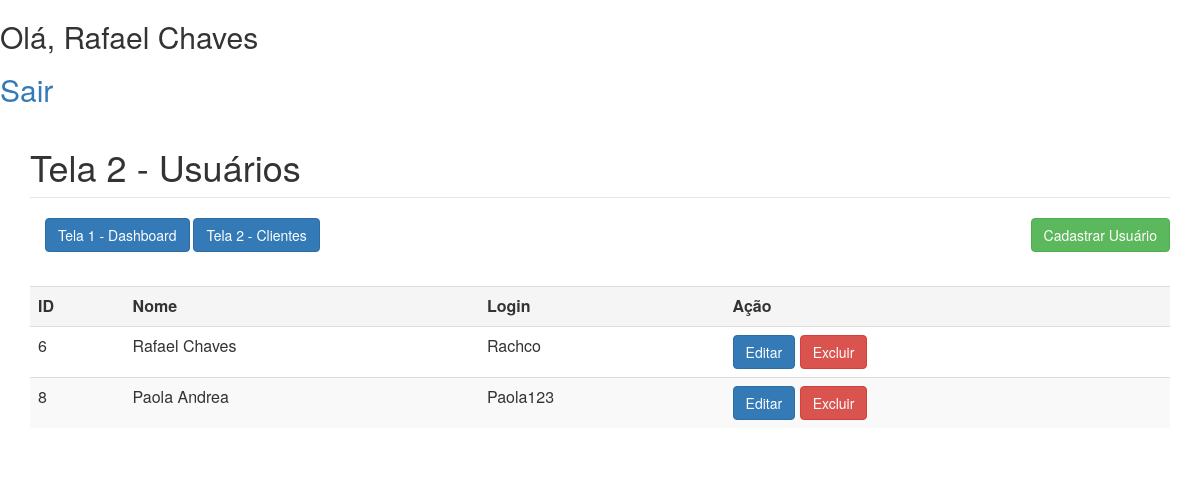
/usuarios.php (signed in), run on the app's committed database.
### tables this page shows
CREATE TABLE `tab_usuario` (
  `id` int(11) NOT NULL,
  `login` varchar(70) NOT NULL,
  `nome` varchar(50) NOT NULL,
  `senha` varchar(70) NOT NULL
);

### usuarios.php (the view, shortened to what this page needs)
<?php
$termo = (isset($_GET['termo'])) ? $_GET['termo'] : '';
if (empty($termo)):
	$conexao = conexao::getInstance();
	$sql = 'SELECT * FROM tab_usuario';
	$stm = $conexao->prepare($sql);
	$stm->execute();
	$tab_usuario = $stm->fetchAll(PDO::FETCH_OBJ);
endif;
?>
<h2>Olá, <?php echo $_SESSION['usuario'];?></h2>
<h2><a href="logout.php">Sair</a></h2>
<!DOCTYPE html>
<html>
<head><meta http-equiv="Content-Type" content="text/html; charset=utf-8">
	<link rel="stylesheet" type="text/css" href="css/bootstrap.min.css">
	<link rel="stylesheet" type="text/css" href="css/custom.css">
</head>
<body>
	<div class='container'>
		<fieldset>
			<legend><h1>Tela 2 - Usuários</h1></legend>
			<form action="" method="get" id='form-contato' class="form-horizontal col-md-10">
			    <a href='dashboard.php' class="btn btn-primary">Tela 1 - Dashboard</a>
			    <a href='index.php' class="btn btn-primary">Tela 2 - Clientes</a>
			</form>
			<a href='cadastro_usuario.php' class="btn btn-success pull-right">Cadastrar Usuário</a>
			<div class='clearfix'></div>
			<?php if(!empty($tab_usuario)):?>
				<table class="table table-striped">
					<tr class='active'>
				     	<th>ID</th>
						<th>Nome</th>
						<th>Login</th>
						<th>Ação</th>
					</tr>
					<?php foreach($tab_usuario as $usuario):?>
						<tr>
				            <td><?=$usuario->id?></td>
							<td><?=$usuario->nome?></td>
							<td><?=$usuario->login?></td>
							<td>
								<a href='editar_usuario.php?id=<?=$usuario->id?>' class="btn btn-primary">Editar</a>
								<a href='javascript:void(1)' class="btn btn-danger link_exclusao" rel="<?=$usuario->id?>">Excluir</a>
							</td>
						</tr>
					<?php endforeach;?>
				</table>
			<?php else: ?>
				<h3 class="text-center text-primary">Não existem usuários cadastrados!</h3>
			<?php endif; ?>
		</fieldset>
	</div>
</body>
</html>

### custom.css (style rules this page uses)
fieldset { margin:1% auto; }
table { margin-top: 20px; }

### data on the page
tab_usuario: id "6", nome "Rafael Chaves", login "Rachco"
tab_usuario: id "8", nome "Paola Andrea", login "Paola123"

### other printed values
$_SESSION['usuario'] "Rafael Chaves"
